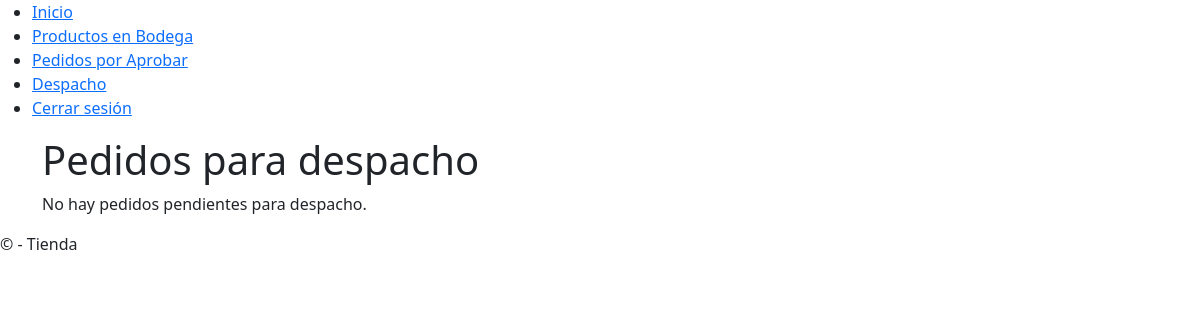
Before: /vendedorapp/despacho/ (signed in) with the older database file.
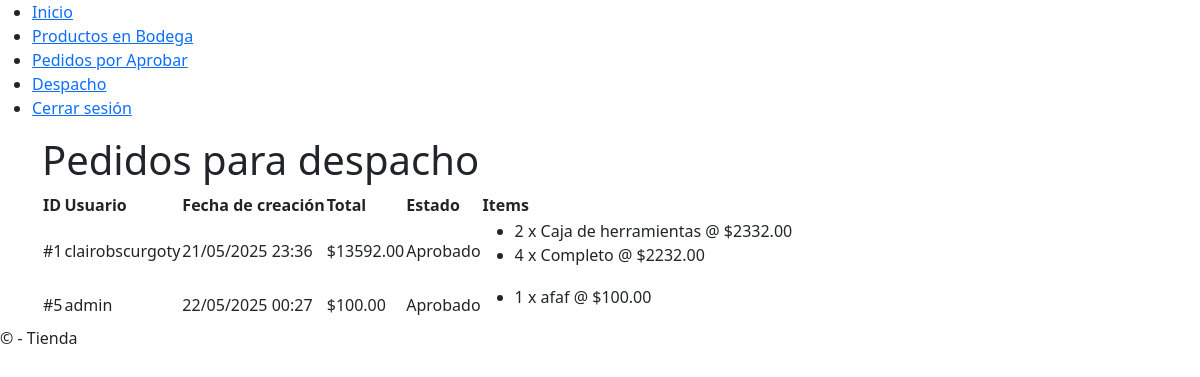
After: the same page with the newer database file.
### tienda/models.py (models this page shows, shortened)
class Pedido(models.Model):
    ESTADOS = [
        ('pendiente', 'Pendiente'),
        ('aprobado', 'Aprobado'),
        ('rechazado', 'Rechazado'),
        ('en_preparacion', 'En preparación'),
        ('entregado', 'Entregado'),
        ('finalizado', 'Finalizado'),
    ]
    usuario = models.ForeignKey(User, on_delete=models.SET_NULL, null=True, blank=True)
    fecha_creacion = models.DateTimeField(auto_now_add=True)
    estado = models.CharField(max_length=20, choices=ESTADOS, default='pendiente')
    datos_compra = models.OneToOneField('DatosCompra', on_delete=models.CASCADE, null=True, blank=True)
    def total(self):
        return sum(item.cantidad * item.precio_unitario for item in self.items.all())

class ItemPedido(models.Model):
    pedido = models.ForeignKey(Pedido, on_delete=models.CASCADE, related_name='items')
    producto = models.ForeignKey(Producto, on_delete=models.PROTECT)
    cantidad = models.PositiveIntegerField()
    precio_unitario = models.DecimalField(max_digits=10, decimal_places=2)  # Precio al momento de compra

class Producto(models.Model):
    CATEGORIAS = [
        ('herramientas', 'Herramientas'),
        ('materiales', 'Materiales'),
        ('accesorios', 'Accesorios'),
        ('pinturas', 'Pinturas'),
        ('electricidad', 'Electricidad'),
    ]
    nombre = models.CharField(max_length=255)
    descripcion = models.TextField()
    categoria = models.CharField(max_length=100, choices=CATEGORIAS)
    stock = models.IntegerField()
    imagen = models.ImageField(upload_to='static/productos/')

### vendedorapp/views.py (the view)
# urls.py: path('despacho/', views.pedidos_para_despacho, name='despacho'),
@login_required
@user_passes_test(lambda u: u.is_staff)
def pedidos_para_despacho(request):
    pedidos = Pedido.objects.filter(estado='aprobado')  # Listos para preparar
    return render(request, 'vendedorapp/despacho.html', {'pedidos': pedidos})

### tienda/context_processors.py (called while the page is built, shortened)
def carrito_context(request):
    carrito = request.session.get('carrito', {})
    items = []
    total = 0
    return {
        'carrito_items': items,
        'carrito_total': total
    }

### vendedorapp/templates/vendedorapp/despacho.html
{% extends 'base_vendedor.html' %}
{% block content %}
<div class="container">
    <h1>Pedidos para despacho</h1>
    {% if pedidos %}
        <table>
            <thead>
                <tr>
                    <th>ID</th>
                    <th>Usuario</th>
                    <th>Fecha de creación</th>
                    <th>Total</th>
                    <th>Estado</th>
                    <th>Items</th>
                </tr>
            </thead>
            <tbody>
                {% for pedido in pedidos %}
                    <tr>
                        <td>#{{ pedido.id }}</td>
                        <td>{{ pedido.usuario.username|default:"Anónimo" }}</td>
                        <td>{{ pedido.fecha_creacion|date:"d/m/Y H:i" }}</td>
                        <td>${{ pedido.total }}</td>
                        <td>{{ pedido.get_estado_display }}</td>
                        <td>
                            <ul>
                                {% for item in pedido.items.all %}
                                    <li>{{ item.cantidad }} x {{ item.producto.nombre }} @ ${{ item.precio_unitario }}</li>
                                {% endfor %}
                            </ul>
                        </td>
                    </tr>
                {% endfor %}
            </tbody>
        </table>
    {% else %}
        <p>No hay pedidos pendientes para despacho.</p>
    {% endif %}
</div>
{% endblock %}

### vendedorapp/templates/base_vendedor.html (shortened to what this page needs)
{% load static %}
<!DOCTYPE html>
<html lang="es">
<head>
    <link rel="stylesheet" href="https://cdn.jsdelivr.net/npm/bootstrap@5.3.2/dist/css/bootstrap.min.css">
</head>
<body>
    <header>
        <nav>
            <ul>
                <li><a href="{% url 'home' %}">Inicio</a></li>
                <li><a href="{% url 'productos_bodega' %}">Productos en Bodega</a></li>
                <li><a href="{% url 'pedidos_por_aprobar' %}">Pedidos por Aprobar</a></li>
                <li><a href="{% url 'despacho' %}">Despacho</a></li>
                <li><a href="{% url 'logout' %}">Cerrar sesión</a></li>
            </ul>
        </nav>
    </header>
    <main>
        {% block content %}{% endblock %}
    </main>
    <footer>
        <p>&copy; {{ year }} - Tienda</p>
    </footer>
</body>
</html>

Changed rows visible on the page:
added Pedido: id "1", usuario.username "clairobscurgoty", fecha_creacion "21/05/2025 23:36", total "13592.00", estado "Aprobado"
added ItemPedido: cantidad "2", producto.nombre "Caja de herramientas", precio_unitario "2332.00", shown under "1"
added ItemPedido: cantidad "4", producto.nombre "Completo", precio_unitario "2232.00", shown under "1"
added Pedido: id "5", usuario.username "admin", fecha_creacion "22/05/2025 00:27", total "100.00", estado "Aprobado"
added ItemPedido: cantidad "1", producto.nombre "afaf", precio_unitario "100.00", shown under "5"
Other visible differences:
text no longer shown: "No hay pedidos pendientes para despacho."
text now shown: "ID Usuario Fecha de creación Total Estado Items"
